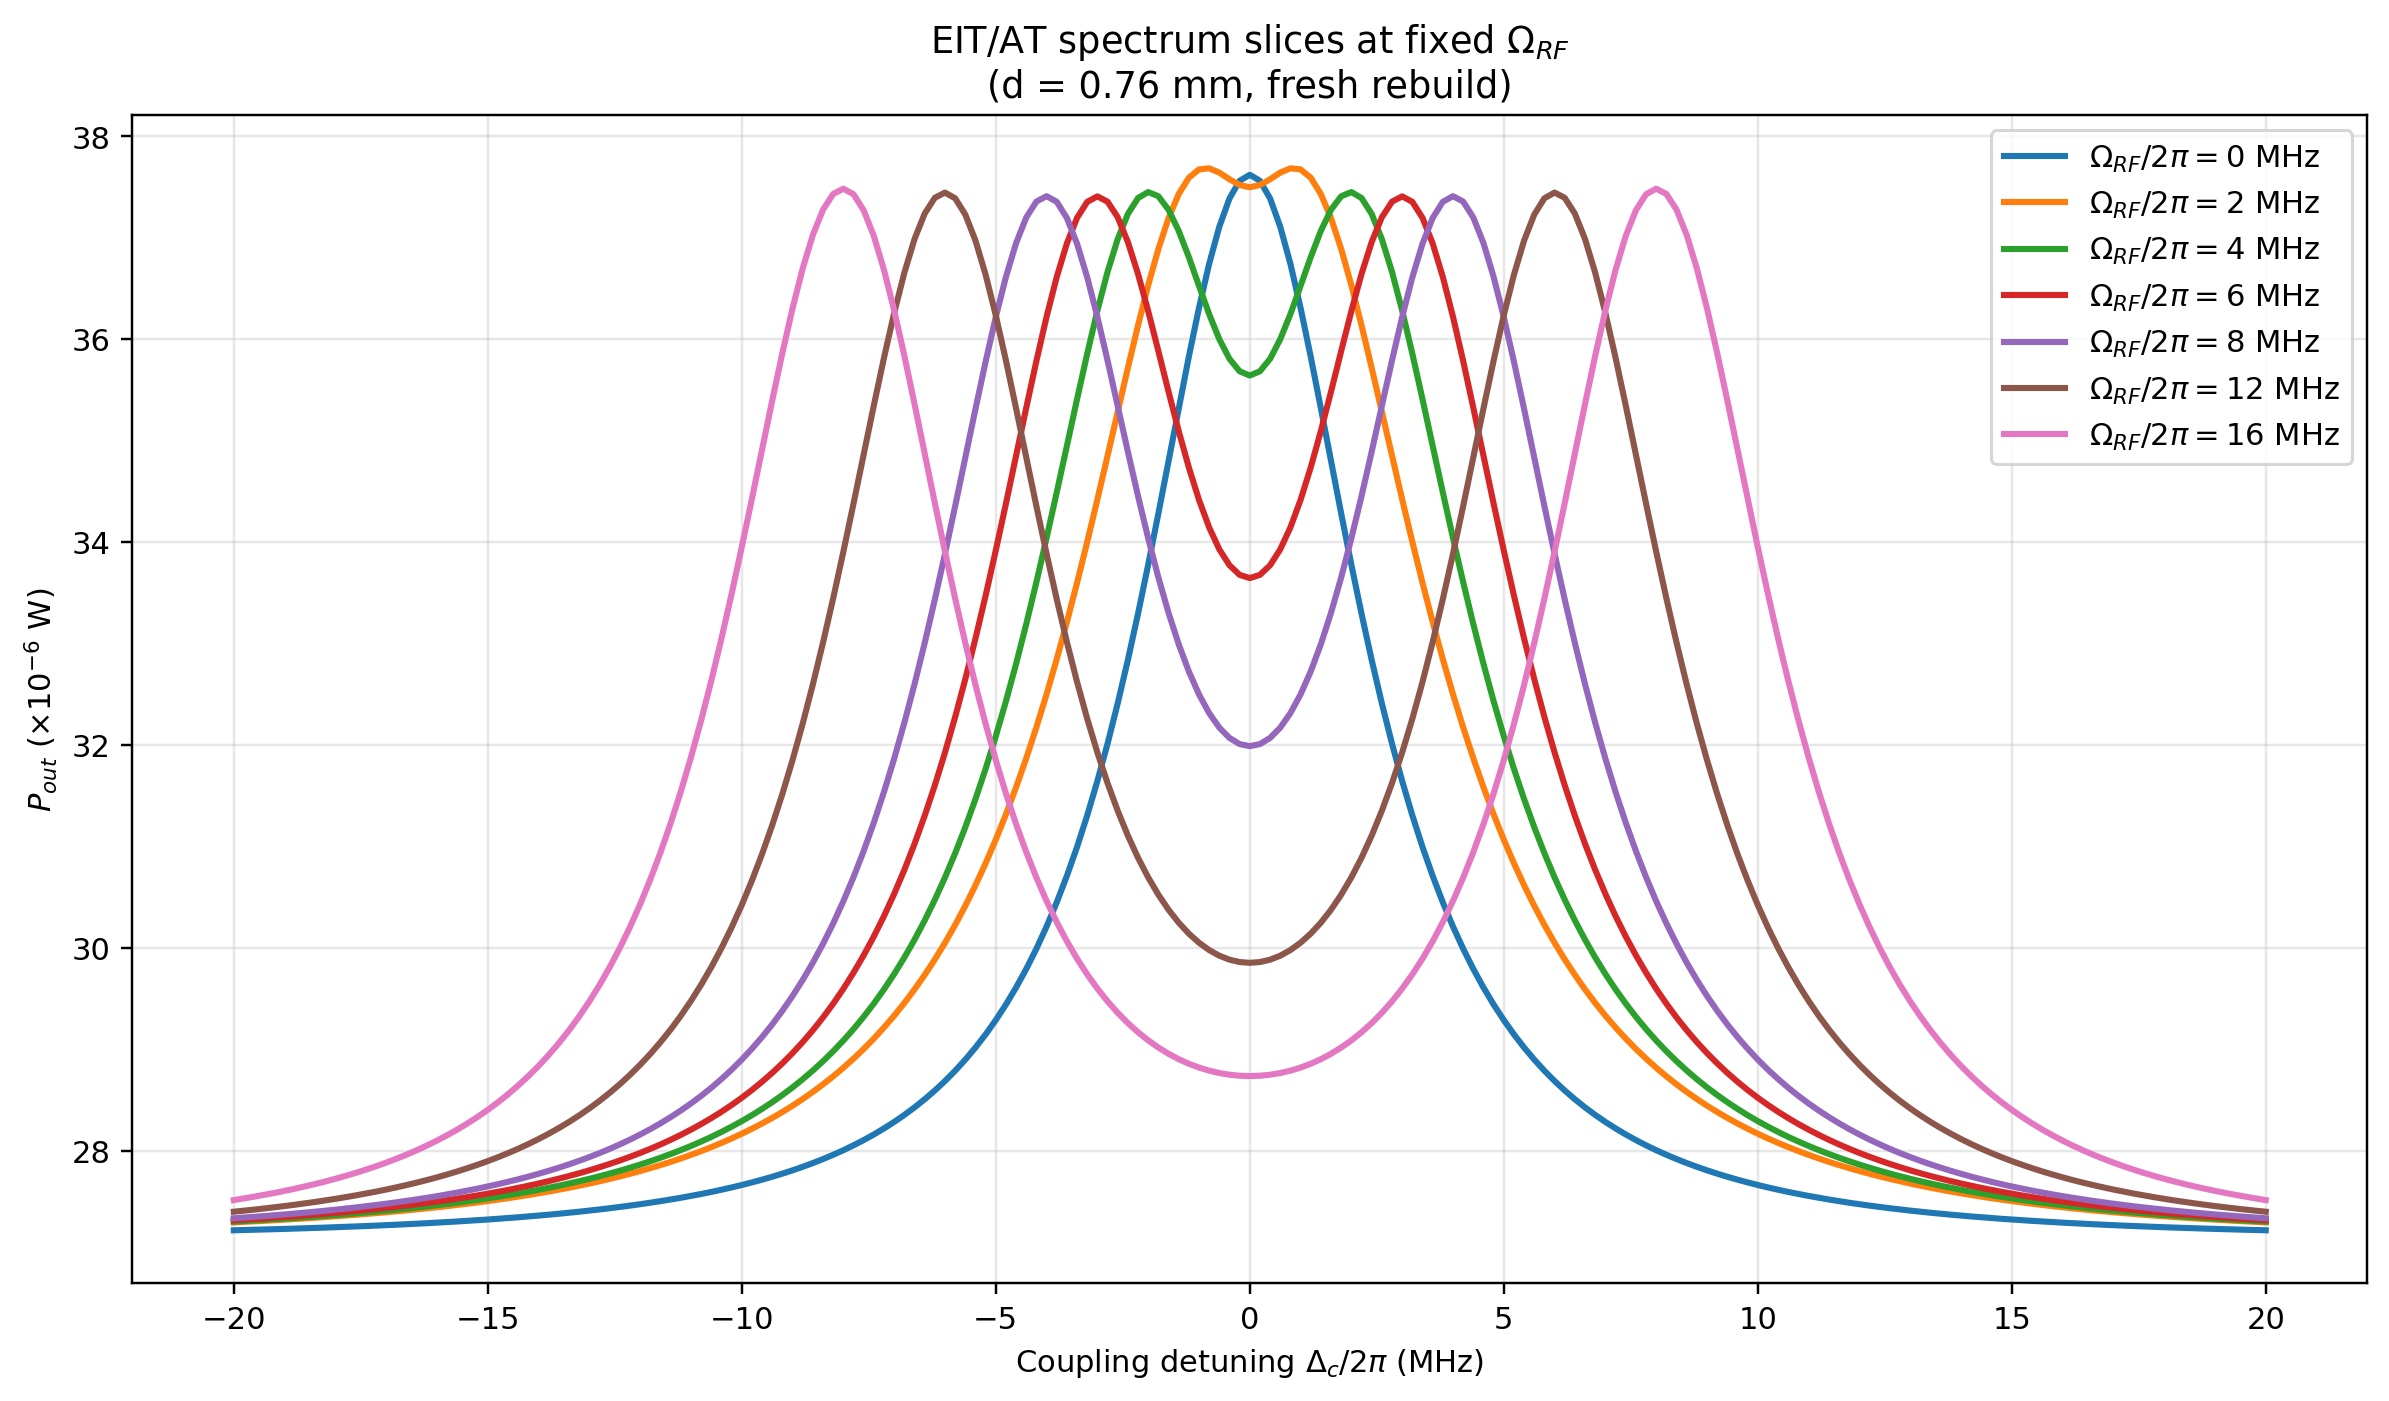

This figure's Python source:
# ============================================================
# FIG. 3 companion plot -- EIT/AT spectrum slices at fixed
# Omega_RF, extracted from the SAME fresh grid computed in
# fig3_hamiltonian_qutip.py (fig3_quantum_response.npz).
# ============================================================

from pathlib import Path

import numpy as np
import matplotlib.pyplot as plt

OUTPUT_DIR = Path(__file__).resolve().parent

data = np.load(OUTPUT_DIR / "fig3_quantum_response.npz")
delta_c_mhz = data["delta_c_mhz"]
omega_rf_mhz = data["omega_rf_mhz"]
Pout_surface = data["Pout_surface"]

selected_omega_mhz = [0.0, 2.0, 4.0, 6.0, 8.0, 12.0, 16.0]

fig, ax = plt.subplots(figsize=(11, 6.5))

for omega_target in selected_omega_mhz:
    idx = int(np.argmin(np.abs(omega_rf_mhz - omega_target)))
    actual_omega = omega_rf_mhz[idx]
    exact_match = np.isclose(actual_omega, omega_target, atol=1e-9)
    if not exact_match:
        print(f"WARNING: requested Omega_RF/2pi={omega_target} MHz has no exact grid "
              f"point -- using nearest available, {actual_omega:.4f} MHz, off by "
              f"{abs(actual_omega-omega_target):.4f} MHz")
    ax.plot(
        delta_c_mhz, Pout_surface[idx, :] / 1e-6,
        linewidth=2.0,
        label=rf"$\Omega_{{RF}}/2\pi = {actual_omega:g}$ MHz"
    )

ax.set_xlabel(r"Coupling detuning $\Delta_c/2\pi$ (MHz)")
ax.set_ylabel(r"$P_{out}$ ($\times10^{-6}$ W)")
ax.set_title("EIT/AT spectrum slices at fixed $\\Omega_{RF}$\n(d = 0.76 mm, fresh rebuild)")
ax.grid(True, alpha=0.3)
ax.legend(fontsize=10)
fig.tight_layout()
fig.savefig(OUTPUT_DIR / "fig3_eit_at_slices.png", dpi=220, bbox_inches="tight")
plt.close(fig)

print("Saved: fig3_eit_at_slices.png")
print(f"Peak value across all slices: {Pout_surface.max()/1e-6:.4f} microW "
      f"(same real data as fig3_pout_surface.png -- no new computation)")
